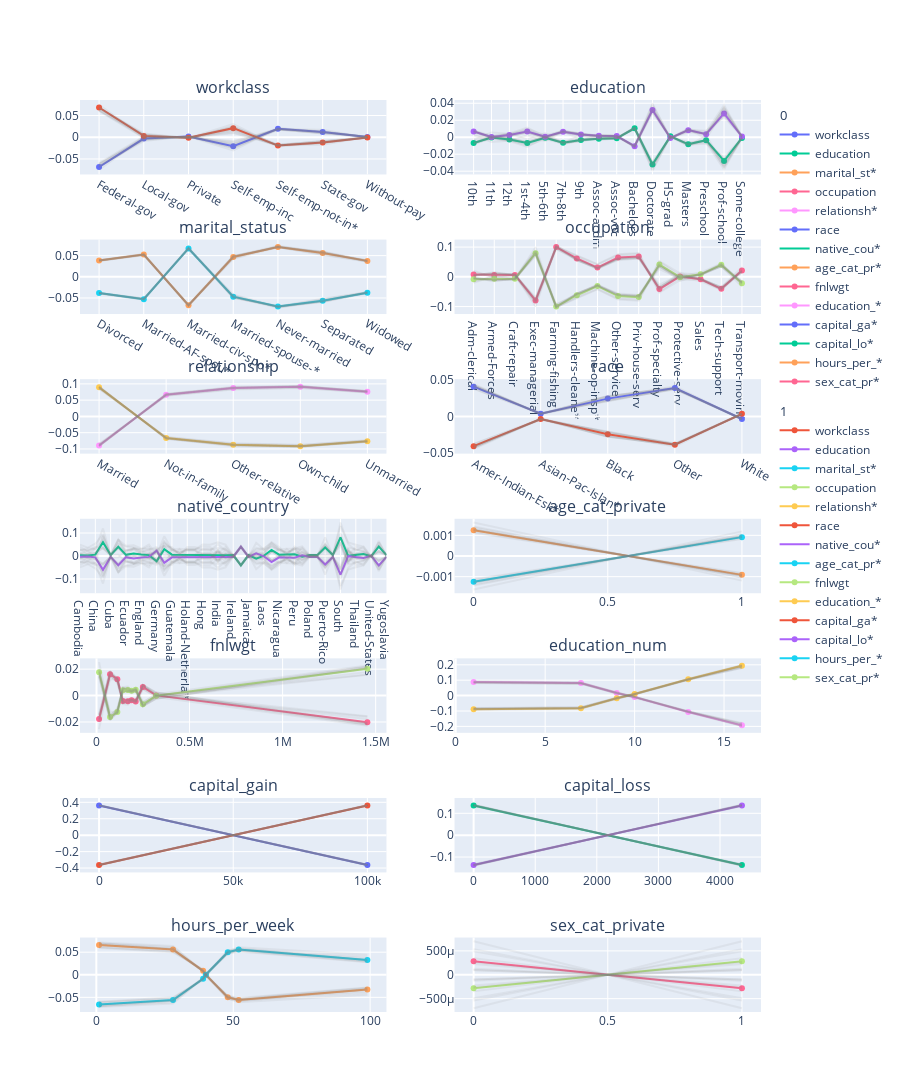

Write notebook code for a chart like this one.
### Code cell
print("ALE results:")
global_explanations["ale"].ipython_plot(class_names=transformer.class_names)
